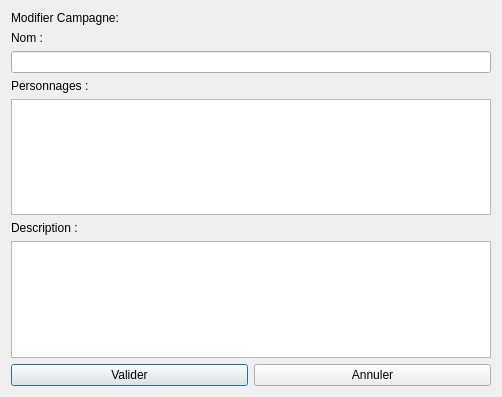
<?xml version="1.0" encoding="UTF-8"?>
<ui version="4.0">
 <class>formModifierCampagne</class>
 <widget class="QDialog" name="formModifierCampagne">
  <property name="geometry">
   <rect>
    <x>0</x>
    <y>0</y>
    <width>502</width>
    <height>397</height>
   </rect>
  </property>
  <property name="windowTitle">
   <string>Dialog</string>
  </property>
  <layout class="QVBoxLayout" name="verticalLayout_2">
   <item>
    <widget class="QLabel" name="label">
     <property name="text">
      <string>Modifier Campagne:</string>
     </property>
    </widget>
   </item>
   <item>
    <layout class="QGridLayout" name="gridLayout_2">
     <item row="6" column="0">
      <widget class="QLabel" name="label_4">
       <property name="text">
        <string>Description :</string>
       </property>
      </widget>
     </item>
     <item row="1" column="0">
      <widget class="QLineEdit" name="lineEdit"/>
     </item>
     <item row="0" column="0">
      <widget class="QLabel" name="label_3">
       <property name="text">
        <string>Nom :</string>
       </property>
      </widget>
     </item>
     <item row="3" column="0">
      <widget class="QLineEdit" name="lineEdit_2"/>
     </item>
     <item row="7" column="0">
      <widget class="QTextEdit" name="textEdit"/>
     </item>
     <item row="2" column="0">
      <widget class="QLabel" name="label_2">
       <property name="text">
        <string>Personnages :</string>
       </property>
      </widget>
     </item>
     <item row="3" column="0">
      <widget class="QListWidget" name="listWidget"/>
     </item>
    </layout>
   </item>
   <item>
    <layout class="QHBoxLayout" name="horizontalLayout">
     <property name="topMargin">
      <number>0</number>
     </property>
     <item>
      <widget class="QPushButton" name="modifierCampagneButton">
       <property name="text">
        <string>Valider</string>
       </property>
      </widget>
     </item>
     <item>
      <widget class="QPushButton" name="retourButton">
       <property name="text">
        <string>Annuler</string>
       </property>
      </widget>
     </item>
    </layout>
   </item>
  </layout>
 </widget>
 <resources/>
 <connections>
  <connection>
   <sender>retourButton</sender>
   <signal>clicked()</signal>
   <receiver>formModifierCampagne</receiver>
   <slot>close()</slot>
   <hints>
    <hint type="sourcelabel">
     <x>372</x>
     <y>372</y>
    </hint>
    <hint type="destinationlabel">
     <x>250</x>
     <y>198</y>
    </hint>
   </hints>
  </connection>
 </connections>
</ui>
